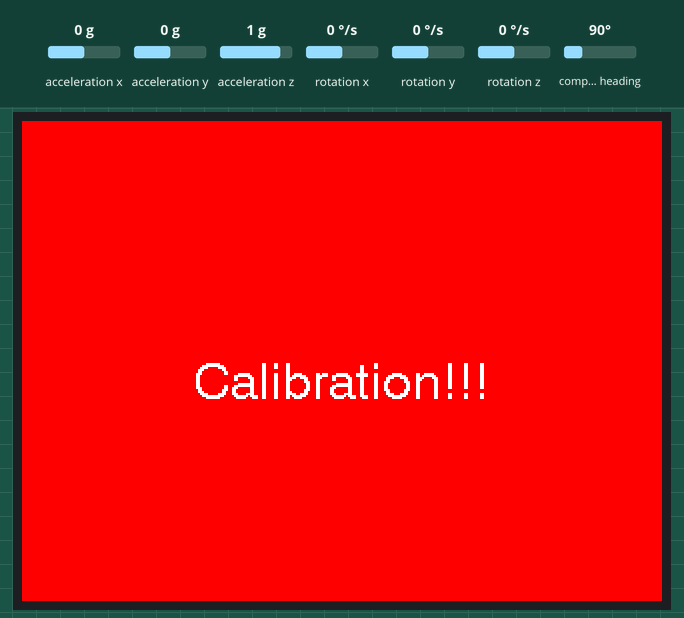
Simulated run of this sketch. Board: ESP32. Parts: 320×240 colour display. The inputs (shaded band) are chosen by the test bench; at power-on: acceleration x 0 g, acceleration y 0 g, acceleration z 1 g, rotation x 0 °/s, rotation y 0 °/s, rotation z 0 °/s, compass heading 90°. What the sketch prints to the serial monitor is not drawn.

Above: at 0.5 s.

The sketch:

ESP32_GY-BNO055.ino
```cpp
#include <Wire.h>
#include <Adafruit_Sensor.h>
#include <Adafruit_BNO055.h>
#include <TFT_eSPI.h>
#define I2C_SDA 21
#define I2C_SCL 22

TwoWire I2CBNO = TwoWire(0);
Adafruit_BNO055 bno = Adafruit_BNO055(55, 0x29, &I2CBNO);
TFT_eSPI tft = TFT_eSPI();

void setup(){
  Serial.begin(115200);
  displayInit();

  I2CBNO.begin(I2C_SDA, I2C_SCL);

  if (!bno.begin()){
    printString("No BNO055 detected", TFT_BLACK, TFT_YELLOW);
    while (1){
      delay(10);
    }
  }

  delay(100);

  uint8_t system, gyro, accel, mag = 0;
  while(system != 3) {
    bno.getCalibration(&system, &gyro, &accel, &mag);
    printString("Calibration!!!", TFT_WHITE, TFT_RED);
    delay(100);
    }

  printString("READING...", TFT_BLACK, TFT_DARKGREEN);
  delay(100);
}

void loop(){

  delay(8); // To make sampling rate around 100hz

  imu::Vector<3> acc = bno.getVector(Adafruit_BNO055::VECTOR_ACCELEROMETER);
  imu::Vector<3> gyr = bno.getVector(Adafruit_BNO055::VECTOR_GYROSCOPE);

  Serial.print(gyr.x(),4);
  Serial.print(", ");
  Serial.print(gyr.y(),4);
  Serial.print(", ");
  Serial.print(gyr.z(),4);
  Serial.print(", ");
  Serial.print(acc.x(), 4);
  Serial.print(", ");
  Serial.print(acc.y(),4);
  Serial.print(", ");
  Serial.println(acc.z(),4);
}

void displayInit(){
  tft.begin();
  tft.setRotation(1);
  tft.setTextColor(TFT_WHITE,TFT_BLACK);
  tft.fillScreen(TFT_BLACK);
  tft.setSwapBytes(true);
  tft.setTextFont(4);
  tft.setTextDatum(MC_DATUM);
}

void printString(String text, uint16_t textColor, uint16_t bgColor){
  tft.fillScreen(bgColor);
  tft.setTextColor(textColor, bgColor);
  tft.drawCentreString(text, tft.width()/2, tft.height()/2, 4);
}
```
